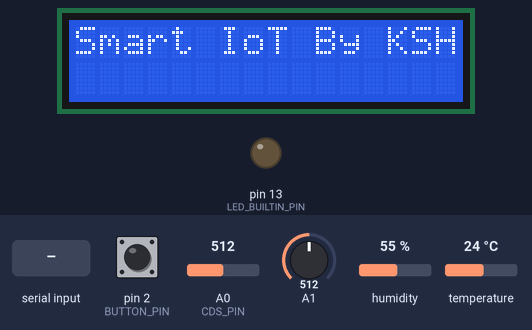
A sketch run on a simulated Arduino Uno, built with avr-gcc and run on an emulated ATmega328P. On the bench: 16×2 character LCD, output pins drawn as LEDs (lit = HIGH). Inputs (shaded band) come from the test bench; at power-on: pin 2 (BUTTON_PIN) LOW, humidity 55 %, A0 (CDS_PIN) = 512, temperature 24 °C, A1 = 512. What the sketch prints to the serial monitor is not drawn.

Above: at 0.2 s.
1.3 s: pin 2 (BUTTON_PIN) pulled HIGH for 0.15 s
At 2.0 s:
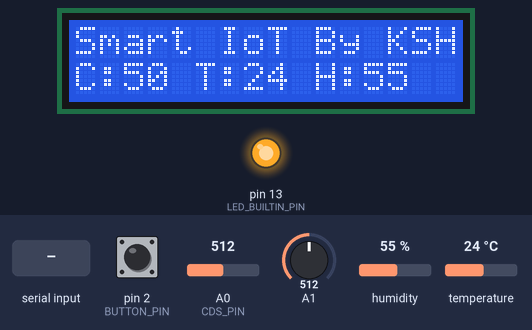
2.9 s: "90,45,200\n" received over the second serial link
At 3.01 s:
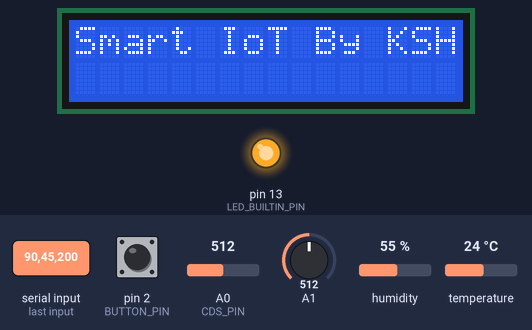
4.6 s: humidity set to 22 %
At 8.3 s:
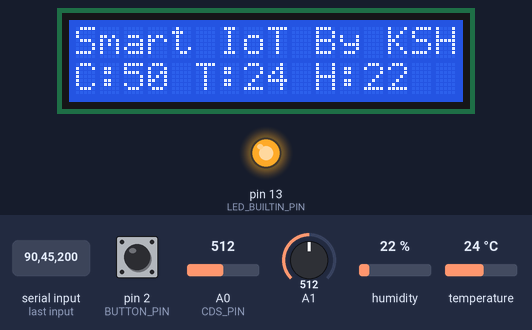
8.6 s: A0 (CDS_PIN) set to 716
At 10.3 s:
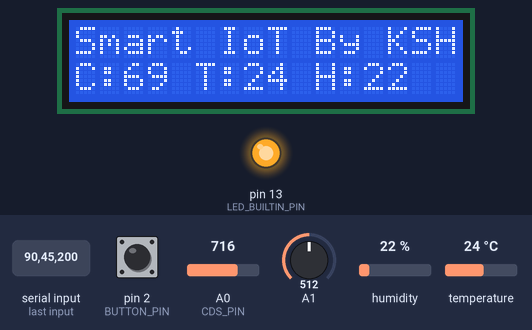
10.6 s: temperature set to 12 °C
At 14.2 s:
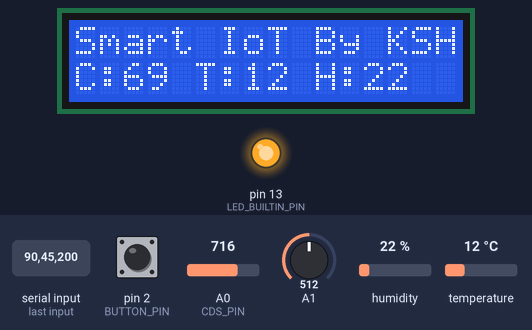
14.6 s: pin 2 (BUTTON_PIN) pulled HIGH for 1 s
At 17.0 s:
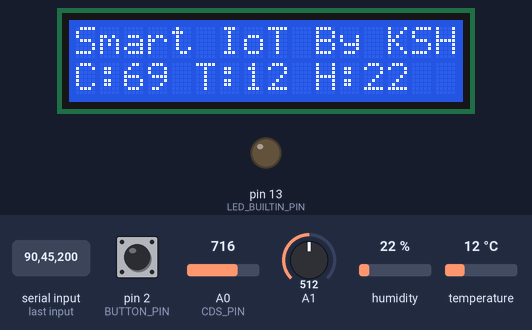
Timing chart, 0 to 18.1 s (numbered marks = the images above; inputs shaded):
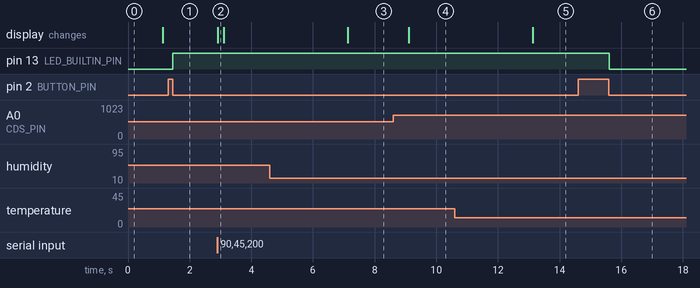

The sketch:

iot_client_bluetooth_dcMotor.ino
```cpp
/*
  blue test:
  http://www.kccistc.net/
  작성일 : 2024.03.22
  작성자 : IoT 임베디드 KSH
*/
#include <SoftwareSerial.h>
#include <Wire.h>
#include <DHT.h>
#include <MsTimer2.h>
#include <LiquidCrystal_I2C.h>
LiquidCrystal_I2C lcd(0x27, 16, 2);

#define DEBUG
#define CDS_PIN A0
#define BUTTON_PIN 2
#define DHTPIN 4
#define LED_BUILTIN_PIN 13

#define DHTTYPE DHT11
#define ARR_CNT 5
#define CMD_SIZE 60
char lcdLine1[17] = "Smart IoT By KSH";
char lcdLine2[17] = "";
char sendBuf[CMD_SIZE];
char recvId[10] = "KSH_LIN";  // SQL 저장 클라이이언트 ID
bool lastButton = LOW;       // 버튼의 이전 상태 저장
bool currentButton = HIGH;    // 버튼의 현재 상태 저장
bool ledOn = false;      // LED의 현재 상태 (on/off)
bool timerIsrFlag = false;
unsigned int secCount;
int cds=0;
float humi;
float temp;
bool cdsFlag = false;
int getSensorTime;
DHT dht(DHTPIN, DHTTYPE);
SoftwareSerial BTSerial(10, 11); // RX ==>BT:TXD, TX ==> BT:RXD
int varValue;
int varValueold;
void setup()
{
#ifdef DEBUG
  Serial.begin(115200);
  Serial.println("setup() start!");
#endif
  lcd.init();
  lcd.backlight();
  lcdDisplay(0, 0, lcdLine1);
  lcdDisplay(0, 1, lcdLine2);
  pinMode(BUTTON_PIN,INPUT);
  pinMode(LED_BUILTIN_PIN, OUTPUT);

  BTSerial.begin(9600); // set the data rate for the SoftwareSerial port
  MsTimer2::set(1000, timerIsr); // 1000ms period
  MsTimer2::start();
  dht.begin();
}

void loop()
{
  if (BTSerial.available())
    bluetoothEvent();

  varValue = analogRead(A1);  //0~1023
  varValue = map(varValue,0,1023,0,100);
  if(abs(varValue-varValueold) > 1)
  {
  //  Serial.println(varValue);
    varValueold = varValue;
    sprintf(sendBuf,"[%s]MOTOR@%d\n","KSH_BT",varValue);
    BTSerial.write(sendBuf);
  }

  if (timerIsrFlag)
  {
    timerIsrFlag = false;
    cds = map(analogRead(CDS_PIN), 0, 1023, 0, 100);
    humi = dht.readHumidity();
    temp = dht.readTemperature();

    sprintf(lcdLine2,"C:%d T:%d H:%d",cds,(int)temp,(int)humi);
#ifdef DEBUG
 //   Serial.println(lcdLine2);
#endif

    lcdDisplay(0, 1, lcdLine2);

    if(getSensorTime != 0 && !(secCount % getSensorTime)) {
      sprintf(sendBuf,"[%s]SENSOR@%d@%d@%d\n",recvId,cds,(int)temp,(int)humi);
      BTSerial.write(sendBuf);
    }

    if ((cds >= 50) && cdsFlag)
    {
      cdsFlag = false;
      sprintf(sendBuf, "[%s]CDS@%d\n", recvId, cds);
      BTSerial.write(sendBuf, strlen(sendBuf));
    }
    else if ((cds < 50) && !cdsFlag)
    {
      cdsFlag = true;
      sprintf(sendBuf, "[%s]CDS@%d\n", recvId, cds);
      BTSerial.write(sendBuf, strlen(sendBuf));
    }
  }
  currentButton = debounce(lastButton);   // 디바운싱된 버튼 상태 읽기
  if (lastButton == HIGH && currentButton == LOW)  // 버튼을 누르면...
  {
    ledOn = !ledOn;       // LED 상태 값 반전
    digitalWrite(LED_BUILTIN_PIN, ledOn);     // LED 상태 변경
    sprintf(sendBuf, "[%s]BUTTON@%s\n", recvId, ledOn ? "ON" : "OFF");
    BTSerial.write(sendBuf);
#ifdef DEBUG
    Serial.println(sendBuf);
#endif
  }
  lastButton = currentButton;     // 이전 버튼 상태를 현재 버튼 상태로 설정

#ifdef DEBUG
  if (Serial.available())
    BTSerial.write(Serial.read());
#endif
}
void bluetoothEvent()
{
  int i = 0;
  char * pToken;
  char * pArray[ARR_CNT] = {0};
  char recvBuf[CMD_SIZE] = {0};
  int len = BTSerial.readBytesUntil('\n', recvBuf, sizeof(recvBuf) - 1);

#ifdef DEBUG
  Serial.print("Recv : ");
  Serial.println(recvBuf);
#endif

  pToken = strtok(recvBuf, "[@]");
  while (pToken != NULL)
  {
    pArray[i] =  pToken;
    if (++i >= ARR_CNT)
      break;
    pToken = strtok(NULL, "[@]");
  }
  //recvBuf : [XXX_BTM]LED@ON
  //pArray[0] = "XXX_LIN"   : 송신자 ID
  //pArray[1] = "LED"
  //pArray[2] = "ON"
  //pArray[3] = 0x0
  if ((strlen(pArray[1]) + strlen(pArray[2])) < 16)
  {
    sprintf(lcdLine2, "%s %s", pArray[1], pArray[2]);
    lcdDisplay(0, 1, lcdLine2);
  }
  if (!strcmp(pArray[1], "LED")) {
    if (!strcmp(pArray[2], "ON")) {
      digitalWrite(LED_BUILTIN_PIN, HIGH);
    }
    else if (!strcmp(pArray[2], "OFF")) {
      digitalWrite(LED_BUILTIN_PIN, LOW);
    }
    sprintf(sendBuf, "[%s]%s@%s\n", pArray[0], pArray[1], pArray[2]);
  }
  else if (!strcmp(pArray[1], "MOTOR")) {
    int speed = atoi(pArray[2]);
    speed = map(speed,0,100,0,255);
    analogWrite(9,speed);
  //  sprintf(sendBuf, "[%s]%s@%s\n", pArray[0], pArray[1], pArray[2]);
    return;
  }
  else if(!strcmp(pArray[1],"GETSENSOR"))
  {
    if(pArray[2] == NULL){
      getSensorTime = 0;
    }else {
      getSensorTime = atoi(pArray[2]);
      strcpy(recvId,pArray[0]);
    }
    sprintf(sendBuf,"[%s]SENSOR@%d@%d@%d\n",pArray[0],cds,(int)temp,(int)humi);
  }
  else if (!strncmp(pArray[1], " New", 4)) // New Connected
  {
    return ;
  }
  else if (!strncmp(pArray[1], " Alr", 4)) //Already logged
  {
    return ;
  }
  else
  {
    return;
  }

#ifdef DEBUG
  Serial.print("Send : ");
  Serial.print(sendBuf);
#endif
  BTSerial.write(sendBuf);
}
void timerIsr()
{
  timerIsrFlag = true;
  secCount++;
}
void lcdDisplay(int x, int y, char * str)
{
  int len = 16 - strlen(str);
  lcd.setCursor(x, y);
  lcd.print(str);
  for (int i = len; i > 0; i--)
    lcd.write(' ');
}
boolean debounce(boolean last)
{
  boolean current = digitalRead(BUTTON_PIN);  // 버튼 상태 읽기
  if (last != current)      // 이전 상태와 현재 상태가 다르면...
  {
    delay(5);         // 5ms 대기
    current = digitalRead(BUTTON_PIN);  // 버튼 상태 다시 읽기
  }
  return current;       // 버튼의 현재 상태 반환
}
```

Measured:
- after the input at 1.3 s, pin 13 (LED_BUILTIN_PIN): LOW → HIGH after 0.16 s
- after the input at 2.9 s, the display: changes at once (image 2)
- after the input at 4.6 s, the display: changes after 2.5 s (image 3)
- after the input at 8.6 s, the display: changes after 0.51 s (image 4)
- after the input at 10.6 s, the display: changes after 2.5 s (image 5)
- after the input at 14.6 s, pin 13 (LED_BUILTIN_PIN): HIGH → LOW after 1.0 s
